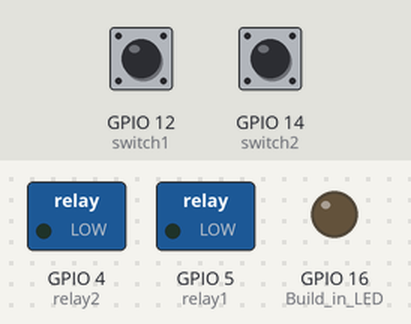
The sketch below on a simulated ESP8266 (NodeMCU). Parts: switched loads named in the sketch (green lamp = pin HIGH), output pins drawn as LEDs (lit = HIGH). Inputs (shaded band) come from the test bench; at power-on: GPIO 12 (switch1) LOW, GPIO 14 (switch2) LOW. WiFi joins after 1.5 s; servers stay silent unless stated; what the sketch prints to the serial monitor is not drawn.

Above: at 3.2 s.
3.3 s: GPIO 12 (switch1) pulled HIGH for 0.15 s
At 4.2 s:
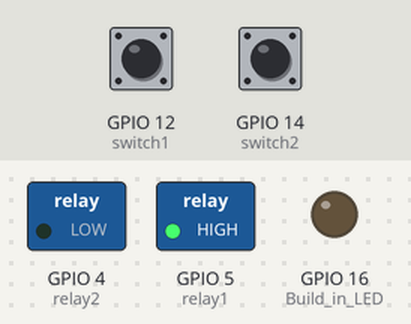
4.9 s: GPIO 14 (switch2) pulled HIGH for 0.15 s
At 5.4 s:
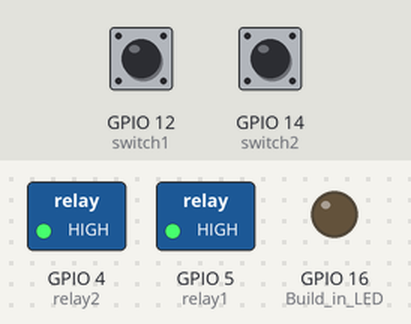
6.5 s: GPIO 12 (switch1) pulled HIGH for 1 s
At 7.8 s:
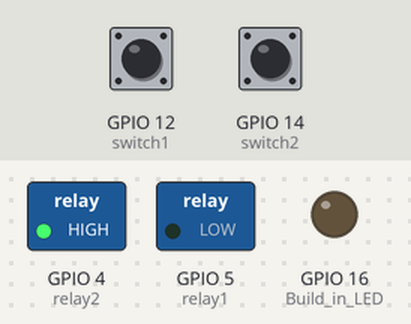
10.5 s: GPIO 12 (switch1) pulled HIGH for 3.2 s
At 10.9 s:
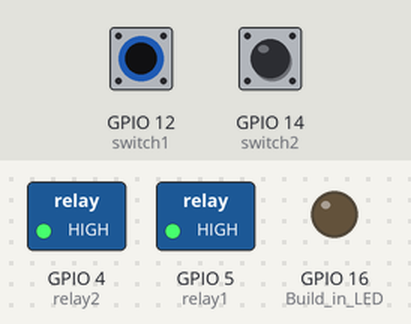
15.2 s: GPIO 14 (switch2) pulled HIGH for 1 s
At 15.6 s:
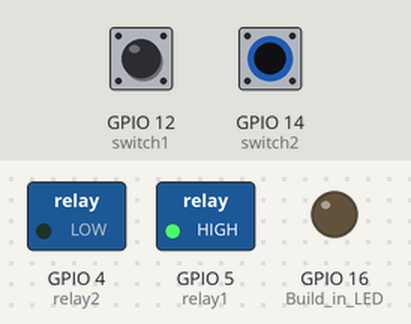
Timing chart, 0 to 18.2 s (numbered marks = the images above; inputs shaded):
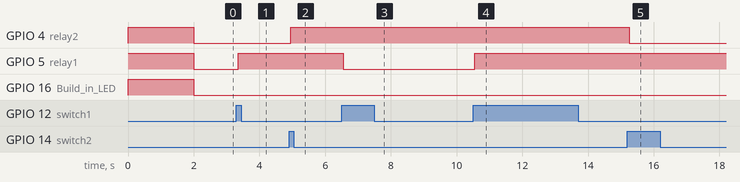

Measured:
- after the input at 3.3 s, GPIO 5 (relay1): LOW → HIGH after 0.05 s
- after the input at 4.9 s, GPIO 4 (relay2): LOW → HIGH after 0.05 s
- after the input at 6.5 s, GPIO 5 (relay1): HIGH → LOW after 0.05 s
- after the input at 10.5 s, GPIO 5 (relay1): LOW → HIGH after 0.05 s
- after the input at 15.2 s, GPIO 4 (relay2): HIGH → LOW after 0.05 s

The sketch:

esp8266_webserver_2Relays.ino
```cpp
#include <ESP8266WiFi.h>
#include <ESPAsyncTCP.h>
#include <ESPAsyncWebServer.h>

//******Enter your network credentials************
const char* ssid = "Your Network SSID";
const char* password = "Your network Password";
//************************************************

//Define Status
const char* PARAM_INPUT_1 = "state";
const char* PARAM_INPUT_2 = "state2";

//**********Pin Assignments***********
const int relay1 = 5;    // D1 Pin of NodeMCU
const int switch1 = 12;  // D6 Pin of NodeMCU
const int relay2 = 4;    // D2 Pin of NodeMCU
const int switch2 = 14;  // D5 Pin of NodeMCU
const int Build_in_LED = 16; //D0 Pin of NodeMCU
//************************************

//*********************Variables declaration**********************
int relay_1_status = LOW;        // the current status of relay1
int switch_1_status;             // the current status of switch1
int last_switch_1_status = LOW;  // Last status of switch1
int relay_2_status = LOW;        // the current status of relay2
int switch_2_status;             // the current status of switch2
int last_switch_2_status = LOW;  // Last status of switch2
//****************************************************************

// the following variables are unsigned longs because the time, measured in
// milliseconds, will quickly become a bigger number than can be stored in an int.
unsigned long lastDebounceTime = 0;  // the last time the output pin was toggled
unsigned long debounceDelay = 50;    // the debounce time; increase if the output flickers

// Create AsyncWebServer object on port 80
AsyncWebServer server(80);

const char index_html[] PROGMEM = R"rawliteral(
<!DOCTYPE HTML><html>
<head>
<title>NodeMCU based Web Server</title>
<meta name="viewport" content="width=device-width, initial-scale=1">
<style>
html {font-family: Arial; display: inline-block; text-align: center;}
h2 {font-size: 3.0rem;}
p {font-size: 3.0rem;}
body {max-width: 600px; margin:0px auto; padding-bottom: 25px;}
.switch {position: relative; display: inline-block; width: 120px; height: 68px}
.switch input {display: none}
.slider {position: absolute; top: 0; left: 0; right: 0; bottom: 0; background-color: #F63E36; border-radius: 34px}
.slider:before {position: absolute; content: ""; height: 52px; width: 52px; left: 8px; bottom: 8px; background-color: #fff; -webkit-transition: .4s; transition: .4s; border-radius: 68px}
input:checked+.slider {background-color: #3CC33C}
input:checked+.slider:before {-webkit-transform: translateX(52px); -ms-transform: translateX(52px); transform: translateX(52px)}
</style>
</head>
<body>
<h2>NodeMCU based Web Server</h2>
%BUTTONPLACEHOLDER%
%BUTTONPLACEHOLDER2%
<script>
function toggleCheckbox(element)
{
var xhr = new XMLHttpRequest();
if(element.checked)
{
xhr.open("GET", "/update?state=1", true);
}
else
{
xhr.open("GET", "/update?state=0", true);
}
xhr.send();
}

function toggleCheckbox2(element)
{
var xhr2 = new XMLHttpRequest();
if(element.checked)
{
xhr2.open("GET", "/update?state2=1", true);
}
else
{
xhr2.open("GET", "/update?state2=0", true);
}
xhr2.send();
}

setInterval(function ( )
{
var xhttp = new XMLHttpRequest();
xhttp.onreadystatechange = function()
{
if (this.readyState == 4 && this.status == 200)
{
var inputChecked;
var outputStateM;

if( this.responseText == 1)
{
inputChecked = false;
outputStateM = "OFF";
}
else
{
inputChecked = true;
outputStateM = "ON";
}
document.getElementById("output").checked = inputChecked;
document.getElementById("outputState").innerHTML = outputStateM;
}
}
xhttp.open("GET", "/state", true);
xhttp.send();

var xhttp2 = new XMLHttpRequest();
xhttp2.onreadystatechange = function()
{
if (this.readyState == 4 && this.status == 200)
{
var inputChecked2;
var outputStateM2;

if( this.responseText == 1)
{
inputChecked2 = false;
outputStateM2 = "OFF";
}
else
{
inputChecked2 = true;
outputStateM2 = "ON";
}
document.getElementById("output2").checked = inputChecked2;
document.getElementById("outputState2").innerHTML = outputStateM2;
}
};
xhttp2.open("GET", "/state2", true);
xhttp2.send();

}, 1000 ) ;
</script>
</body>
</html>
)rawliteral";

// Replaces placeholder with button section in your web page
String processor(const String& var) {
  //Serial.println(var);
  if (var == "BUTTONPLACEHOLDER") {
    String buttons1 = "";
    String outputStateValue = outputState();
    buttons1 += "<h4>Device 1 - Status <span id=\"outputState\"><span></h4><label class=\"switch\"><input type=\"checkbox\" onchange=\"toggleCheckbox(this)\" id=\"output\" " + outputStateValue + "><span class=\"slider\"></span></label>";
    return buttons1;
  }

  if (var == "BUTTONPLACEHOLDER2") {
    String buttons2 = "";
    String outputStateValue2 = outputState2();
    buttons2 += "<h4>Device 2 - Status <span id=\"outputState2\"><span></h4><label class=\"switch\"><input type=\"checkbox\" onchange=\"toggleCheckbox2(this)\" id=\"output2\" " + outputStateValue2 + "><span class=\"slider\"></span></label>";
    return buttons2;
  }
  return String();
}

String outputState() {
  if (digitalRead(relay1)) {
    return "checked";
  } else {
    return "";
  }
  return "";
}
String outputState2() {
  if (digitalRead(relay2)) {
    return "checked";
  } else {
    return "";
  }
  return "";
}

void setup() {
  // Serial port for debugging purposes
  Serial.begin(115200);

  pinMode(relay1, OUTPUT);
  digitalWrite(relay1, HIGH);
  pinMode(switch1, INPUT);

  pinMode(relay2, OUTPUT);
  digitalWrite(relay2, HIGH);
  pinMode(switch2, INPUT);

  pinMode(Build_in_LED, OUTPUT);
  digitalWrite(Build_in_LED, HIGH);

  // Connect to Wi-Fi
  WiFi.begin(ssid, password);
  while (WiFi.status() != WL_CONNECTED) {
    delay(1000);
    Serial.println("Connecting to WiFi..");
  }
  digitalWrite(Build_in_LED, LOW);  // Indicator connected to WiFi LED

  // Print ESP Local IP Address
  Serial.println(WiFi.localIP());

  // Route for root / web page
  server.on("/", HTTP_GET, [](AsyncWebServerRequest* request) {
    request->send_P(200, "text/html", index_html, processor);
  });

  // Send a GET request
  server.on("/update", HTTP_GET, [](AsyncWebServerRequest* request) {
    String inputMessage;
    String inputParam;

    // GET input1 value on <ESP_IP>/update?state=<inputMessage>
    if (request->hasParam(PARAM_INPUT_1)) {
      inputMessage = request->getParam(PARAM_INPUT_1)->value();
      inputParam = PARAM_INPUT_1;
      digitalWrite(relay1, inputMessage.toInt());
      relay_1_status = !relay_1_status;
    } else {
      inputMessage = "No message sent";
      inputParam = "none";
    }
    Serial.println(inputMessage);
    request->send(200, "text/plain", "OK");

    String inputMessage2;
    String inputParam2;

    if (request->hasParam(PARAM_INPUT_2)) {
      inputMessage2 = request->getParam(PARAM_INPUT_2)->value();
      inputParam2 = PARAM_INPUT_2;
      digitalWrite(relay2, inputMessage2.toInt());
      relay_2_status = !relay_2_status;
    } else {
      inputMessage2 = "No message sent";
      inputParam2 = "none";
    }
    Serial.println(inputMessage2);
    request->send(200, "text/plain", "OK");
  });

  // Send a GET request to <ESP_IP>/state
  server.on("/state", HTTP_GET, [](AsyncWebServerRequest* request) {
    request->send(200, "text/plain", String(digitalRead(relay1)).c_str());
  });

  server.on("/state2", HTTP_GET, [](AsyncWebServerRequest* request) {
    request->send(200, "text/plain", String(digitalRead(relay2)).c_str());
  });
  // Start server
  server.begin();
}

void loop() {
  int reading1 = digitalRead(switch1);
  if (reading1 != last_switch_1_status) {
    lastDebounceTime = millis();  // reset the debouncing timer
  }

  if ((millis() - lastDebounceTime) > debounceDelay) {
    if (reading1 != switch_1_status) {
      switch_1_status = reading1;
      if (switch_1_status == HIGH) {
        relay_1_status = !relay_1_status;
      }
    }
  }

  int reading2 = digitalRead(switch2);
  if (reading2 != last_switch_2_status) {
    lastDebounceTime = millis();
  }

  if ((millis() - lastDebounceTime) > debounceDelay) {
    if (reading2 != switch_2_status) {
      switch_2_status = reading2;
      if (switch_2_status == HIGH) {
        relay_2_status = !relay_2_status;
      }
    }
  }
  // set the LED:
  digitalWrite(relay1, relay_1_status);
  digitalWrite(relay2, relay_2_status);

  // save the reading. Next time through the loop, it'll be the lastButtonState:
  last_switch_1_status = reading1;
  last_switch_2_status = reading2;
}
```
